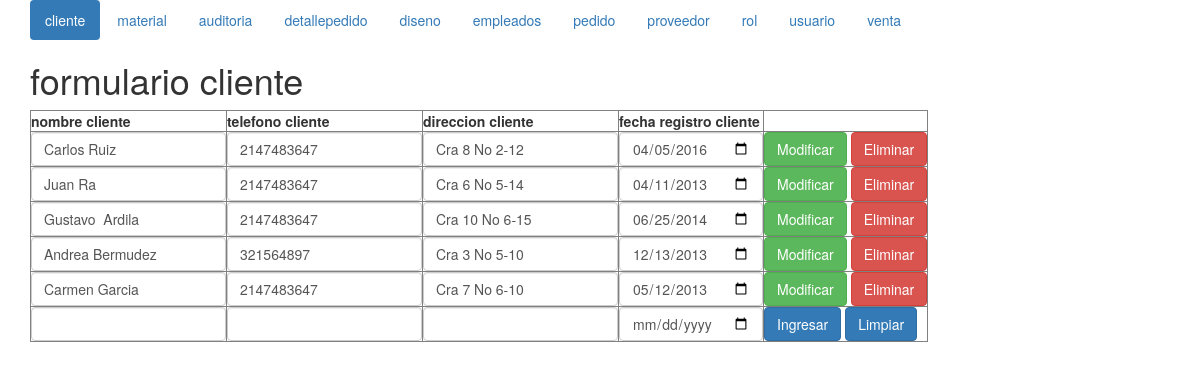
The page /formulariocliente.php (signed in) on the database its author committed.
### tables this page shows
CREATE TABLE `cliente` (
  `idcliente` mediumint(4) NOT NULL,
  `nombrecliente` varchar(60) NOT NULL,
  `telefonocliente` int(13) NOT NULL,
  `direccioncliente` varchar(70) NOT NULL,
  `fecharegistrocliente` date NOT NULL
);

### cliente.php (called while the page is built, shortened)
<?php
class cliente{
    private $_conexion;
    private $_paginacion=10;
    function __construct($conexion,$idcliente,$nombrecliente,$telefonocliente,$direccioncliente,$fecharegistrocliente){
        $this->_conexion=$conexion;
    }
function listar($pagina){
    if ($pagina<=0){
        $listado = mysqli_query ($this->_conexion,"SELECT * FROM cliente ORDER BY idcliente") or
         die(mysqli_error($this->_conexion));
    } else{
$paginacionmax = $pagina * $this->_paginacion;
$paginacionmin=$paginacionmax - $this->_paginacion;
$listado = mysqli_query($this->_conexion,"SELECT * FROM cliente ORDER BY idcliente
LIMIT  $paginacionmin,$paginacionmax");
    }
    return $listado;
}
   function getpermiso($idusuario){
         $permiso=mysqli_query($this->_conexion,"SELECT ".static::class."rol AS elpermiso FROM rol WHERE idrol IN(SELECT idrolusuario FROM usuario WHERE idrolusuario=$idusuario)") or die(mysqli_error($this->_conexion));
        $unregistro=mysqli_fetch_array($permiso);
        return $unregistro["elpermiso"];
  }
}
?>

### formulariocliente.php (the view, shortened to what this page needs)
<?php
if (isset($_SESSION['id'])){
    ?>
<!DOCTYPE html>
<html>
    <head>
        <link rel="stylesheet" href="bootstrap.min.css">
    </head>
    <body>
        <div class="container">
        <?php
           include_once("menu.php");
           $pagina = (isset($_GET['pag']))?$_GET['pag']:"1";
        ?>
<header>
<h1> formulario cliente </h1>
</header>
<table border="1">
<tbody>
<tr>
<th scope="col">nombre cliente</th>
<th scope="col">telefono cliente</th>
    <th scope="col">direccion cliente</th>
    <th scope="col">fecha registro  cliente</th>
<th scope="col"></th>
</tr>
<?php
$objetoconexion = new conexion();
$conexion = $objetoconexion->conectar();
include_once("../modelo/cliente.php");
$objetocliente = new cliente($conexion,0,'nombre','telefono','direccion','fecha');
$listaclientes = $objetocliente->listar($pagina);
$permiso = $objetocliente->getpermiso($_SESSION['id']);
if(stripos($permiso,'r')!==false){
while($unregistro = mysqli_fetch_array ($listaclientes)){
    echo '<tr><form id="fmodificarcliente"'.$unregistro["idcliente"].' action="../controlador/controladorcliente.php"
    method="post">';
    echo '<td><input type="hidden" name="fidcliente"  value="'.$unregistro['idcliente'].'">';
    echo '<input class="form-control" type="text" name="fnombrecliente" value="'.$unregistro['nombrecliente'].'"></td>';
    echo '<td><input class="form-control" type="number" name="ftelefonocliente" value="'.$unregistro['telefonocliente'].'"></td>';
    echo '<td><input class="form-control" type="text" name="fdireccioncliente" value="'.$unregistro['direccioncliente'].'"></td>';
    echo '<td><input class="form-control" type="date" name="ffecharegistrocliente" value="'.$unregistro['fecharegistrocliente'].'"></td>';
    echo '<td><button class="btn btn-success" type="submit" name="fenviar" value="modificar">Modificar</button>
    <button class="btn btn-danger" type="submit" name="fenviar" value="eliminar">Eliminar</button></td>';
    echo '</form> </tr>';
}
    }
?>
<tr><form id="fingresarcliente" action="../controlador/controladorcliente.php" method="post">
<td><input type="hidden" name="fidcliente" value="0">
    <input class="form-control" type="text" name="fnombrecliente"></td>
<td><input class="form-control" type="number" name="ftelefonocliente"></td>
    <td><input class="form-control" type="text" name="fdireccioncliente"></td>
<td><input class="form-control" type="date" name="ffecharegistrocliente"></td>
<td><button class="btn btn-primary" type="submit" name="fenviar" value="ingresar">Ingresar</button>
<button class="btn btn-primary"  type="reset" name="fenviar" value="limpiar">Limpiar</button></td>
</form> </tr>
</tbody>
</table>
              </div>
</body>
</html>
<?php
}else{
    header( "location:../index.php");
     }
?>

### rows shown on the page
cliente: fnombrecliente "Carlos Ruiz", ftelefonocliente "2147483647", fdireccioncliente "Cra 8 No 2-12", ffecharegistrocliente "04/05/2016"
cliente: fnombrecliente "Juan Ra", ftelefonocliente "2147483647", fdireccioncliente "Cra 6 No 5-14", ffecharegistrocliente "04/11/2013"
cliente: fnombrecliente "Gustavo Ardila", ftelefonocliente "2147483647", fdireccioncliente "Cra 10 No 6-15", ffecharegistrocliente "06/25/2014"
cliente: fnombrecliente "Andrea Bermudez", ftelefonocliente "321564897", fdireccioncliente "Cra 3 No 5-10", ffecharegistrocliente "12/13/2013"
cliente: fnombrecliente "Carmen Garcia", ftelefonocliente "2147483647", fdireccioncliente "Cra 7 No 6-10", ffecharegistrocliente "05/12/2013"
